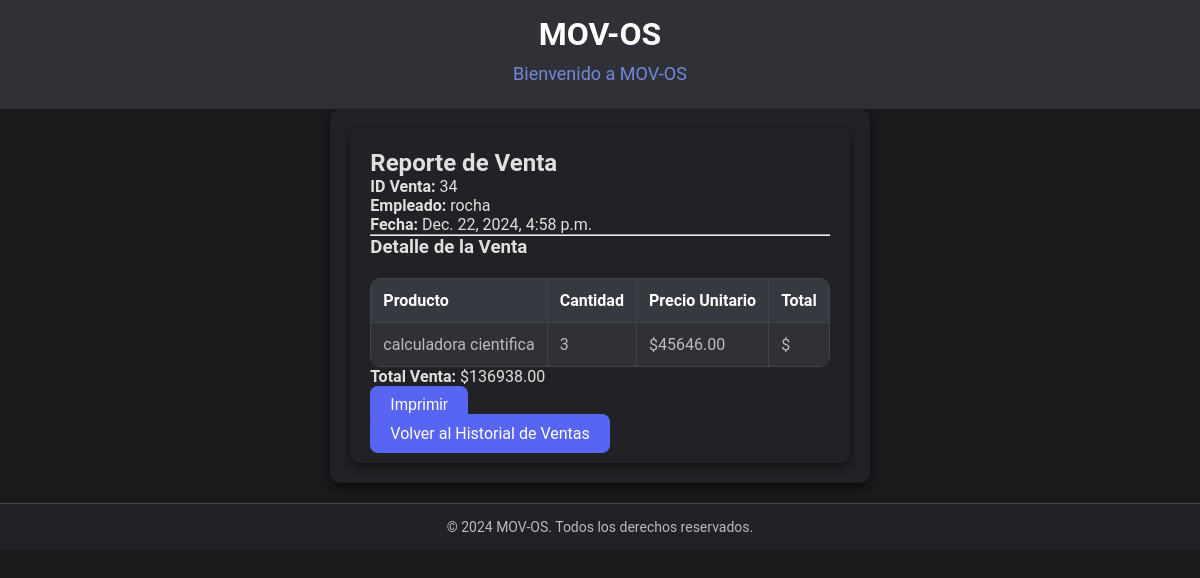
Before: /reports/sales/34/ (signed in) with the older database file.
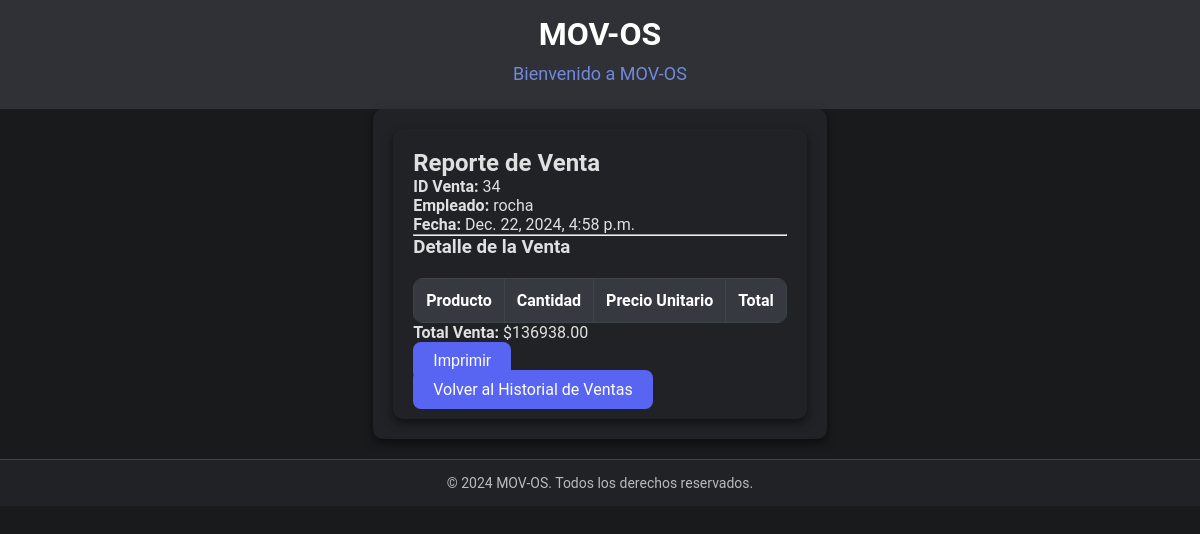
After: the same page with the newer database file.
### cashier/models.py (models this page shows, shortened)
class VentaDetalle(models.Model):
    venta = models.ForeignKey(Venta, related_name='detalles', on_delete=models.CASCADE)
    producto = models.ForeignKey(Product, on_delete=models.CASCADE, related_name='ventadetalles_cashier')
    cantidad = models.PositiveIntegerField()
    precio_unitario = models.DecimalField(max_digits=10, decimal_places=2)

### products/models.py (models this page shows, shortened)
class Product(models.Model):
    producto_id = models.CharField(max_length=20, unique=True, default="default_id")  # ID único del producto
    nombre = models.CharField(max_length=255)  # Nombre del producto
    codigo_barras = models.CharField(max_length=50, unique=True, null=True, blank=True)  # Código de barras
    descripcion = models.TextField(null=True, blank=True)  # Descripción del producto
    precio_compra = models.DecimalField(max_digits=10, decimal_places=2, null=True, blank=True)  # Precio de compra
    precio_venta = models.DecimalField(max_digits=10, decimal_places=2)  # Precio de venta
    cantidad = models.IntegerField(default=0)  # Cantidad
    stock = models.IntegerField(default=0)  # Stock del producto

### reports/views.py (the view)
# urls.py: path('sales/<int:sale_id>/', views.sales_report, name='sales_report'),  # Reporte detallado
@login_required
def sales_report(request, sale_id):
    try:
        sale = get_object_or_404(Venta, id=sale_id)
        details = sale.detalles.all()
        return render(request, 'reports/sales_report.html', {'sale': sale, 'details': details})
    except Exception as e:
        return render(request, 'reports/sales_report.html', {
            'error': str(e),
            'sale': None,
            'details': None
        })

### reports/templates/reports/sales_report.html
{% extends 'base.html' %}
{% block content %}
<div class="container">
    <h2>Reporte de Venta</h2>
    <p><strong>ID Venta:</strong> {{ sale.id }}</p>
    <p><strong>Empleado:</strong> {{ sale.empleado.username }}</p>
    <p><strong>Fecha:</strong> {{ sale.fecha }}</p>
    <hr>
    <h3>Detalle de la Venta</h3>
    <table class="table">
        <thead>
            <tr>
                <th>Producto</th>
                <th>Cantidad</th>
                <th>Precio Unitario</th>
                <th>Total</th>
            </tr>
        </thead>
        <tbody>
            {% for detail in details %}
            <tr>
                <td>{{ detail.producto.nombre }}</td>
                <td>{{ detail.cantidad }}</td>
                <td>${{ detail.precio_unitario|floatformat:2 }}</td>
                <td>${{ detail.cantidad|floatformat:2|floatformat:2|add:detail.precio_unitario }}</td>
            </tr>
            {% endfor %}
        </tbody>
    </table>
    <p><strong>Total Venta:</strong> ${{ sale.total }}</p>
    <button onclick="window.print()" class="btn btn-primary">Imprimir</button>
    <br>
    <a href="{% url 'sales_history' %}" class="btn btn-secondary mt-3">Volver al Historial de Ventas</a>
</div>
{% endblock %}

Changed rows visible on the page:
removed VentaDetalle: producto.nombre "calculadora cientifica", cantidad "3", precio_unitario "45646.00"
